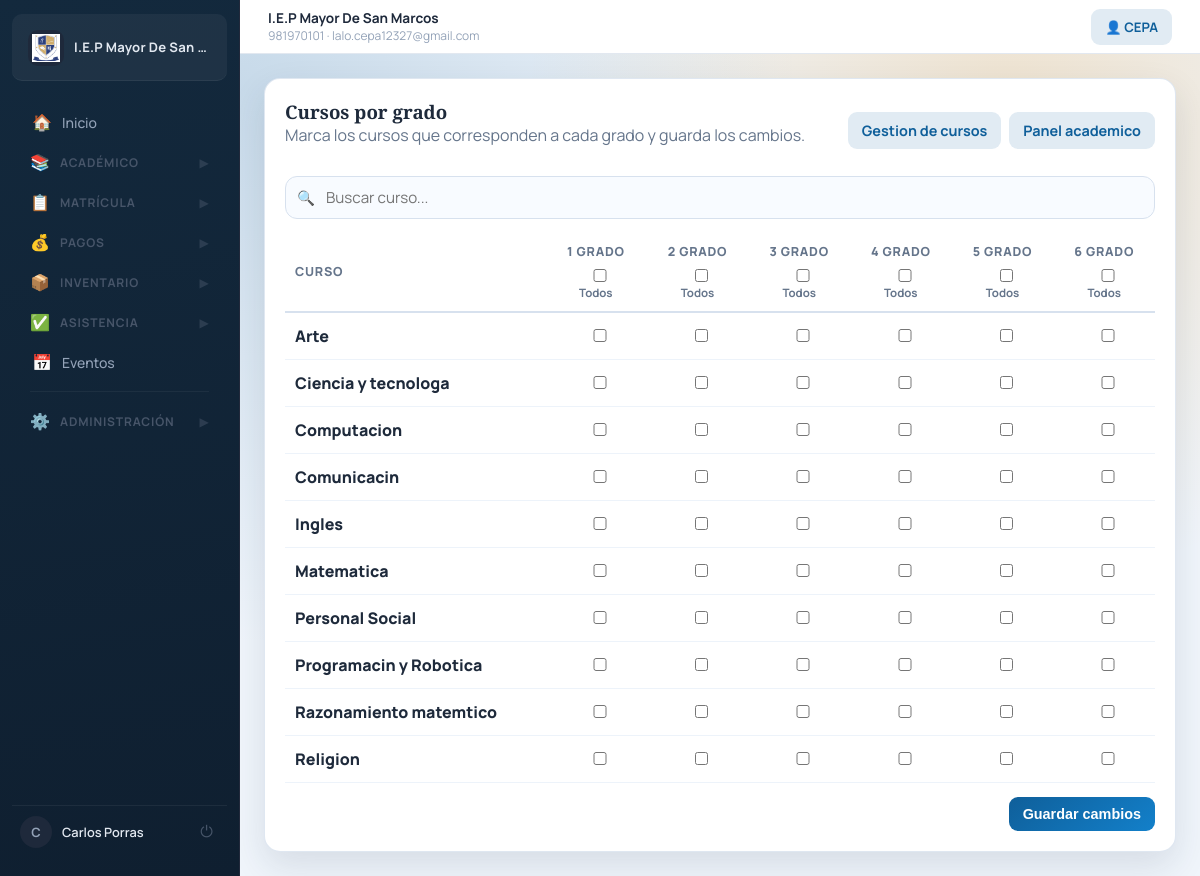
Screenshot of /grades/courses-by-grade/ (signed in) with the database file from the repository.
### schools/models.py (models this page shows, shortened)
class School(models.Model):
    name = models.CharField(max_length=255)
    logo = models.FileField(upload_to='school_logos/', blank=True, null=True)
    address = models.TextField()
    phone = models.CharField(max_length=20)
    email = models.EmailField()
    ruc = models.CharField(max_length=11, blank=True, null=True, verbose_name="RUC")
    pension_price = models.DecimalField(max_digits=10, decimal_places=2, default=200.00, verbose_name="Costo de Pension")
    enrollment_price = models.DecimalField(max_digits=10, decimal_places=2, default=300.00, verbose_name="Costo de Matricula")
    supplies_price = models.DecimalField(max_digits=10, decimal_places=2, default=50.00, verbose_name="Costo de Material Escolar")
    created_at = models.DateTimeField(auto_now_add=True)

### accounts/models.py (models this page shows, shortened)
class User(AbstractUser):
    ROLE_CHOICES = (
        ('admin', 'Administrador'),
        ('director', 'Director'),
        ('teacher', 'Docente'),
        ('secretary', 'Secretaria'),
        ('parent', 'Padre'),
    )
    role = models.CharField(max_length=20, choices=ROLE_CHOICES)
    phone = models.CharField(max_length=15, blank=True, null=True)
    profile_picture = models.ImageField(upload_to='profile_pics/', blank=True, null=True, verbose_name='Foto de Perfil')
    teaching_grade = models.ForeignKey(
        'academic.Grade',
        on_delete=models.SET_NULL,
        blank=True,
        null=True,
        related_name='teachers',
    )
    teaching_section = models.ForeignKey(
        'academic.Section',
        on_delete=models.SET_NULL,
        blank=True,
        null=True,
        related_name='teachers_by_section',
    )
    is_polyteacher = models.BooleanField(default=False, verbose_name='Es polidocente')
    poly_course = models.ForeignKey(
        'academic.Course',
        on_delete=models.SET_NULL,
        blank=True,
        null=True,
        related_name='poly_teachers_assigned',
        verbose_name='Curso de polidocencia',
    )
    teaching_courses = models.ManyToManyField(
        'academic.Course',
        blank=True,
        related_name='poly_teachers',
        verbose_name='Cursos que ensena (polidocente) - MULTIPLES',
    )
    teaching_grades = models.ManyToManyField(
        'academic.Grade',
        blank=True,
        related_name='poly_teachers_grades',
        verbose_name='Grados que ensena (polidocente)',
    )
    teaching_sections = models.ManyToManyField(
        'academic.Section',
        blank=True,
        related_name='poly_teachers_sections',
        verbose_name='Secciones que ensena (polidocente)',
    )

### academic/models.py (models this page shows, shortened)
class Grade(models.Model):
    name = models.CharField(max_length=50)
    class Meta:
        ordering = ('name',)

class Course(models.Model):
    name = models.CharField(max_length=100)
    is_poly_course = models.BooleanField(default=False, verbose_name="¿Es curso de polidocencia?")
    grades = models.ManyToManyField(
        Grade,
        blank=True,
        related_name='courses',
        verbose_name='Grados',
    )

### academic/views.py (the view, shortened to what this page needs)
# urls.py: path('courses-by-grade/', course_grade_matrix, name='course_grade_matrix'),
@role_required('admin', 'director')
def course_grade_matrix(request):
    grades = list(Grade.objects.order_by('name'))
    courses = list(Course.objects.order_by('name'))
    current = {
        course.id: set(course.grades.values_list('id', flat=True))
        for course in courses
    }
    for course in courses:
        course.selected_grade_ids = current.get(course.id, set())
    return render(request, 'academic/course_grade_matrix.html', {
        'grades': grades,
        'courses': courses,
    })

### academic/templates/academic/course_grade_matrix.html (shortened to what this page needs)
{% extends 'base.html' %}
{% block content %}
<section class="card">
    <div class="section-head">
        <div>
            <h1>Cursos por grado</h1>
            <p class="muted">Marca los cursos que corresponden a cada grado y guarda los cambios.</p>
        </div>
        <div class="action-row">
            <a href="{% url 'course_management' %}" class="btn btn-subtle">Gestion de cursos</a>
            <a href="{% url 'academic_dashboard' %}" class="btn btn-subtle">Panel academico</a>
        </div>
    </div>
    {% if not courses %}
        <p class="muted">No hay cursos registrados.</p>
    {% else %}
        <div class="search-bar-container" style="margin-bottom: 12px;">
            <div class="input-with-icon">
                <span class="search-icon">🔍</span>
                <input type="text" id="course-search" placeholder="Buscar curso..." class="search-input">
            </div>
        </div>
        <form method="post">
            <div class="table-wrap" style="max-height: 70vh;">
                <table id="course-grade-table" style="min-width: 820px;">
                    <thead>
                        <tr>
                            <th style="min-width: 260px;">Curso</th>
                            {% for grade in grades %}
                                <th style="width: 120px; text-align:center;">
                                    <div style="display:flex; flex-direction:column; align-items:center; gap:6px;">
                                        <span>{{ grade.name }}</span>
                                        <label class="muted" style="font-size:0.72rem; font-weight:700; text-transform:none; letter-spacing:0;">
                                            <input type="checkbox" class="toggle-grade" data-grade="{{ grade.id }}">
                                            Todos
                                        </label>
                                    </div>
                                </th>
                            {% endfor %}
                        </tr>
                    </thead>
                    <tbody>
                        {% for course in courses %}
                            <tr class="course-row">
                                <td class="course-name" style="font-weight: 800;">{{ course.name }}</td>
                                {% for grade in grades %}
                                    <td style="text-align:center;">
                                        <input
                                            type="checkbox"
                                            name="cg_{{ course.id }}_{{ grade.id }}"
                                        >
                                    </td>
                                {% endfor %}
                            </tr>
                        {% endfor %}
                    </tbody>
                </table>
            </div>
            <div class="action-row" style="margin-top: 14px; justify-content: flex-end;">
                <button type="submit" class="btn btn-primary">Guardar cambios</button>
            </div>
        </form>
    {% endif %}
</section>
{% endblock %}

### accounts/templates/base.html (shortened to what this page needs)
{% load static %}
<!DOCTYPE html>
<html lang="es">
<head>
    <link rel="stylesheet" href="{% static 'accounts/site.css' %}?v=20260222-6">
</head>
<body data-url-name="{{ request.resolver_match.url_name }}">
    {% if request.user.is_authenticated %}
    <div class="app-shell">
        <aside class="sidebar" id="sidebar">
            <a class="brand" href="{% url 'dashboard' %}">
                <span class="brand-media">
                    {% if system_school and system_school.logo %}
                        <img class="brand-logo" src="{{ system_school.logo.url }}" alt="Logo">
                    {% else %}
                        <span class="brand-mark">GE</span>
                    {% endif %}
                </span>
                <span class="brand-text">{{ system_school.name|default:"Gestión Escolar" }}</span>
            </a>
            <nav class="side-menu">
                {% if request.user.role == 'teacher' and not request.user.is_superuser %}
                    <a href="{% url 'teacher_dashboard' %}" {% if request.resolver_match.url_name == 'teacher_dashboard' %}class="active"{% endif %}>
                        <span class="nav-icon">🏠</span> Inicio
                    </a>
                {% elif request.user.role == 'secretary' and not request.user.is_superuser %}
                    <a href="{% url 'secretary_dashboard' %}" {% if request.resolver_match.url_name == 'secretary_dashboard' %}class="active"{% endif %}>
                        <span class="nav-icon">🏠</span> Inicio
                    </a>
                {% else %}
                    <a href="{% url 'dashboard' %}" {% if request.resolver_match.url_name == 'dashboard' %}class="active"{% endif %}>
                        <span class="nav-icon">🏠</span> Inicio
                    </a>
                {% endif %}
                {% if request.user.role != 'parent' and request.user.role != 'secretary' or request.user.is_superuser %}
                <details class="menu-group" data-urls="academic_dashboard course_management grade_management section_management teacher_competency_gradebook student_list grade_list course_report period_report report_card student_report">
                    <summary>
                        <span class="nav-icon">📚</span> Académico
                        <span class="chevron">▶</span>
                    </summary>
                </details>
                {% endif %}
                {% if request.user.role == 'admin' or request.user.role == 'director' or request.user.role == 'secretary' or request.user.is_superuser %}
                <details class="menu-group" data-urls="enrollment_dashboard enrollment_list enrollment_detail enrollment_renew enrollment_history">
                    <summary>
                        <span class="nav-icon">📋</span> Matrícula
                        <span class="chevron">▶</span>
                    </summary>
                </details>
                {% endif %}
                {% if request.user.role == 'admin' or request.user.role == 'director' or request.user.role == 'secretary' or request.user.role == 'parent' or request.user.is_superuser %}
                <details class="menu-group" data-urls="account_status payment_history finance_dashboard payment_create debtors_report monthly_report cash_report secretary_dashboard">
                    <summary>
                        <span class="nav-icon">💰</span> Pagos
                        <span class="chevron">▶</span>
                    </summary>
                </details>
                {% endif %}
                {% if request.user.role == 'admin' or request.user.role == 'director' or request.user.role == 'secretary' or request.user.is_superuser %}
                <details class="menu-group" data-urls="inventory_list product_create product_edit stock_adjust inventory_sale movement_history movement_history_product">
                    <summary>
                        <span class="nav-icon">📦</span> Inventario
                        <span class="chevron">▶</span>
                    </summary>
                </details>
                {% endif %}
                {% if request.user.role != 'parent' and request.user.role != 'secretary' or request.user.is_superuser %}
                <details class="menu-group" data-urls="attendance_dashboard attendance_take attendance_student_history attendance_course_report">
                    <summary>
                        <span class="nav-icon">✅</span> Asistencia
                        <span class="chevron">▶</span>
                    </summary>
                </details>
                {% endif %}
                {% if request.user.role == 'admin' or request.user.role == 'director' or request.user.role == 'teacher' or request.user.is_superuser %}
                <a href="{% url 'events:calendar' %}" {% if request.resolver_match.app_name == 'events' %}class="active"{% endif %}>
                    <span class="nav-icon">📅</span> Eventos
                </a>
                {% endif %}
                {% if request.user.role == 'admin' or request.user.role == 'director' or request.user.is_superuser %}
                <div class="side-divider"></div>
                <details class="menu-group" data-urls="user_management roles_permissions system_config activity_logs">
                    <summary>
                        <span class="nav-icon">⚙️</span> Administración
                        <span class="chevron">▶</span>
                    </summary>
                </details>
                {% endif %}
            </nav>
            <div class="sidebar-footer">
                <div class="user-avatar">{{ request.user.username|first|upper }}</div>
                <div class="user-info">
                    <strong>{{ request.user.get_full_name|default:request.user.username }}</strong>
                </div>
                <form method="post" action="{% url 'logout' %}">
                    <button class="logout-btn" type="submit" title="Cerrar sesión">⏻</button>
                </form>
            </div>
        </aside>
        <section class="workspace">
            <header class="topbar">
                {% if system_school %}
                    <div class="school-meta">
                        <strong>{{ system_school.name }}</strong>
                        <span>{{ system_school.phone }}{% if system_school.email %} · {{ system_school.email }}{% endif %}</span>
                    </div>
                {% else %}
                    <div></div>
                {% endif %}
                <a href="{% url 'user_profile' %}" class="btn btn-subtle" style="font-size:0.82rem;">
                    👤 {{ request.user.username }}
                </a>
            </header>
    {% endif %}
            <main class="container{% if not request.user.is_authenticated %} container-auth{% endif %}">
                {% block content %}{% endblock %}
            </main>
    {% if request.user.is_authenticated %}
        </section>
    </div>
    {% endif %}
</body>
</html>

### rows the page displays
School: logo (picture), name "I.E.P Mayor De San…", name "I.E.P Mayor De San Marcos", phone "981970101", email "lalo.cepa12327@gmail.com"
User: user.username|first "C", user.get_full_name "Carlos Porras", user.username "CEPA"
Grade: name "1 GRADO"
Grade: name "2 GRADO"
Grade: name "3 GRADO"
Grade: name "4 GRADO"
Grade: name "5 GRADO"
Grade: name "6 GRADO"
Course: name "Arte"
Course: name "Ciencia y tecnologa"
Course: name "Computacion"
Course: name "Comunicacin"
Course: name "Ingles"
Course: name "Matematica"
Course: name "Personal Social"
Course: name "Programacin y Robotica"
Course: name "Razonamiento matemtico"
Course: name "Religion"
